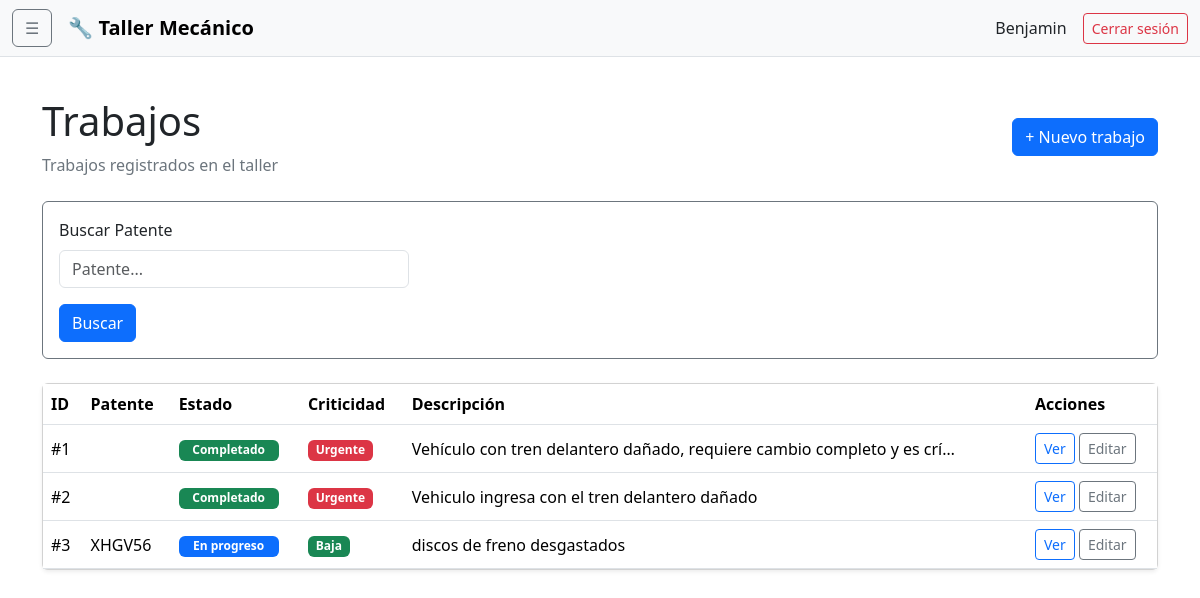
/trabajos/ (signed in), run on the app's committed database.
### adminTaller/models.py (models this page shows)
class Trabajo(models.Model):
    ESTADO_CHOICES = [
        ('Pendiente', 'Pendiente'),
        ('En progreso', 'En progreso'),
        ('Completado', 'Completado'),
        ('Cancelado', 'Cancelado'),
    ]
    CRITICIDAD_CHOICES = [
        ('Baja', 'Baja'),
        ('Alta', 'Alta'),
        ('Urgente', 'Urgente'),
    ]
    estado = models.CharField(
        max_length=50,
        choices=ESTADO_CHOICES,
        default='Pendiente'
    )
    criticidad = models.CharField(
        max_length=50,
        choices=CRITICIDAD_CHOICES,
        default='Baja'
    )
    patente = models.CharField(max_length=10, default='')
    descripcion = models.TextField()
    hechos = models.TextField()

### adminTaller/views.py (the view)
# urls.py: path("trabajos/", views.trabajos_lista, name="trabajos_lista"),
@login_required
def trabajos_lista(request):
    trabajos = Trabajo.objects.all()
    busqueda = request.GET.get('q', '').strip()
    if busqueda:
        trabajos = trabajos.filter(
            patente__icontains=busqueda
        )
    return render(
        request,
        'trabajos/lista.html',
        {
            'trabajos': trabajos,
            'q': busqueda,
        }
    )

### adminTaller/templates/trabajos/lista.html (shortened to what this page needs)
{% extends "base.html" %}
{% block content %}
<div class="d-flex justify-content-between align-items-center mb-4">
    <div>
        <h1>
            Trabajos
        </h1>
        <p class="text-secondary mb-0">
            Trabajos registrados en el taller
        </p>
    </div>
    <a
        href="{% url 'trabajo_crear' %}"
        class="btn btn-primary"
    >
        + Nuevo trabajo
    </a>
</div>
<form method="GET" class="card border-secondary p-3 mb-4">
    <div class="row g-3">
        <div class="col-md-4">
            <label class="form-label">Buscar Patente</label>
            <input
                type="text"
                class="form-control"
                name="q"
                placeholder="Patente..."
                value="{{ q }}"
            >
        </div>
    </div>
    <div>
        <button type="submit" class="btn btn-primary mt-3">
            Buscar
        </button>
    </div>
</form>
<div class="card shadow-sm">
    <div class="card-body p-0">
        <div class="table-responsive">
            <table class="table table-hover align-middle mb-0">
                <thead>
                    <tr>
                        <th>ID</th>
                        <th>Patente</th>
                        <th>Estado</th>
                        <th>Criticidad</th>
                        <th>Descripción</th>
                        <th>Acciones</th>
                    </tr>
                </thead>
                <tbody>
                    {% for trabajo in trabajos %}
                    <tr>
                        <td>
                            #{{ trabajo.id }}
                        </td>
                        <td>
                            {{ trabajo.patente }}
                        </td>
                        <td>
                            {% if trabajo.estado == "Completado" %}
                                <span class="badge text-bg-success status-badge">
                                    Completado
                                </span>
                            {% elif trabajo.estado == "En progreso" %}
                                <span class="badge text-bg-primary status-badge">
                                    En progreso
                                </span>
                            {% elif trabajo.estado == "Cancelado" %}
                                <span class="badge text-bg-danger status-badge">
                                    Cancelado
                                </span>
                            {% else %}
                                <span class="badge text-bg-secondary status-badge">
                                    {{ trabajo.estado }}
                                </span>
                            {% endif %}
                        </td>
                        <td>
                            {% if trabajo.criticidad == "Urgente" %}
                                <span class="badge text-bg-danger">
                                    Urgente
                                </span>
                            {% elif trabajo.criticidad == "Alta" %}
                                <span class="badge text-bg-warning">
                                    Alta
                                </span>
                            {% else %}
                                <span class="badge text-bg-success">
                                    Baja
                                </span>
                            {% endif %}
                        </td>
                        <td>
                            {{ trabajo.descripcion|truncatechars:70 }}
                        </td>
                        <td>
                            <a
                                href="{% url 'trabajo_detalle' trabajo.id %}"
                                class="btn btn-sm btn-outline-primary"
                            >
                                Ver
                            </a>
                            <a
                                href="{% url 'trabajo_editar' trabajo.id %}"
                                class="btn btn-sm btn-outline-secondary"
                            >
                                Editar
                            </a>
                        </td>
                    </tr>
                    {% endfor %}
                </tbody>
            </table>
        </div>
    </div>
</div>
{% endblock %}

### adminTaller/templates/base.html (shortened to what this page needs)
{% load static %}
<!DOCTYPE html>
<html lang="es" data-bs-theme="light">
<head>
    <link
        href="https://cdn.jsdelivr.net/npm/bootstrap@5.3.3/dist/css/bootstrap.min.css"
        rel="stylesheet"
    >
</head>
<body>
<nav class="navbar navbar-expand-lg bg-body-tertiary border-bottom sticky-top">
    <div class="container-fluid">
        <button
            class="btn btn-outline-secondary me-3"
            type="button"
            data-bs-toggle="offcanvas"
            data-bs-target="#menuLateral"
            aria-controls="menuLateral"
        >
            ☰
        </button>
        <a class="navbar-brand fw-bold" href="#">
            🔧 Taller Mecánico
        </a>
        <div class="ms-auto d-flex align-items-center gap-3">
            <span class="d-none d-md-inline">
                {{ user.get_username }}
            </span>
            <form method="post" action="{% url 'logout' %}">
                <button class="btn btn-outline-danger btn-sm">
                    Cerrar sesión
                </button>
            </form>
        </div>
    </div>
</nav>
<main class="container py-4">
    {% block content %}
    {% endblock %}
</main>
</body>
</html>

### adminTaller/templates/base.html (style rules this page uses)
body { min-height: 100vh; }
.status-badge { min-width: 100px; }

### data on the page
Trabajo: id "1", estado "Completado", criticidad "Urgente", descripcion "Vehículo con tren delantero dañado, requiere cambio completo y es crí…"
Trabajo: id "2", estado "Completado", criticidad "Urgente", descripcion "Vehiculo ingresa con el tren delantero dañado"
Trabajo: id "3", patente "XHGV56", estado "En progreso", criticidad "Baja", descripcion "discos de freno desgastados"

### other printed values
{{ user.get_username }} "Benjamin"
